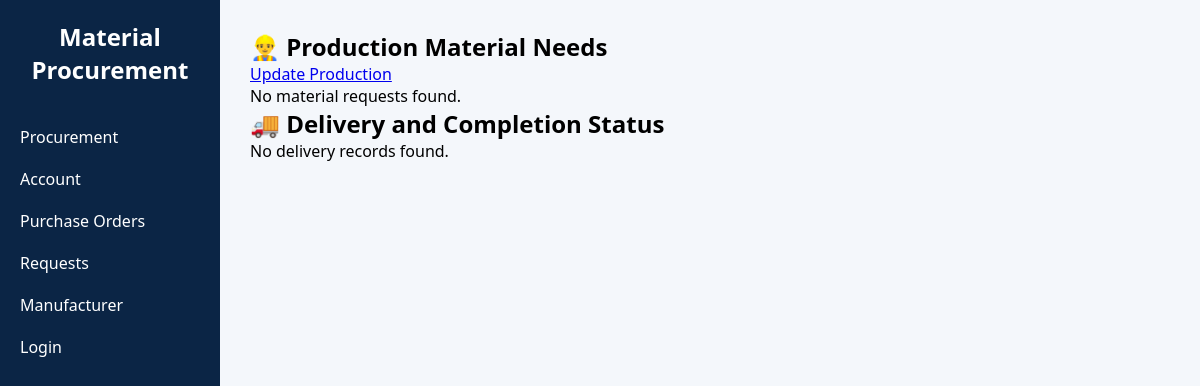
/manufacturer-dashboard/ (signed in), run on an earlier commit of the app's database.
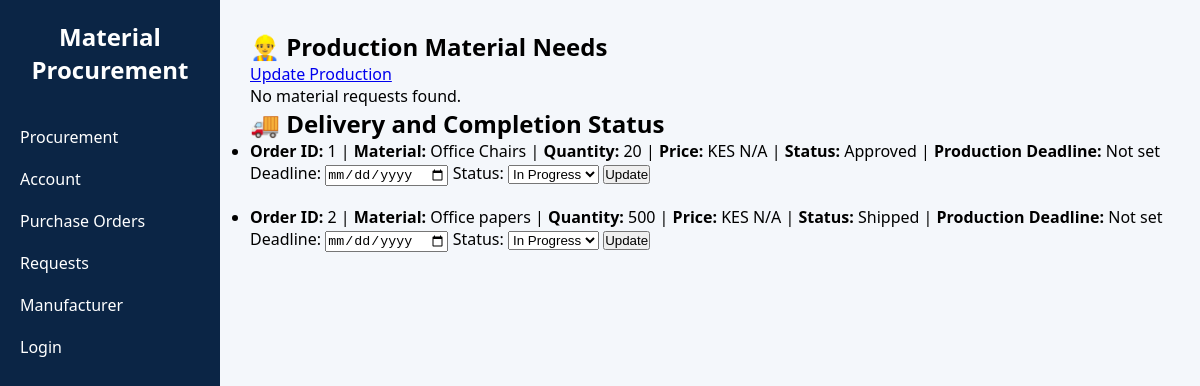
And on a later commit of the database.
### procurement/models.py (models this page shows, shortened)
class PurchaseOrder(models.Model):
    ORDER_STATUS = [
        ('pending', 'Pending'),
        ('approved', 'Approved'),
        ('shipped', 'Shipped'),
    ]
    item_name = models.CharField(max_length=100)
    quantity = models.PositiveIntegerField()
    supplier = models.ForeignKey(User, on_delete=models.SET_NULL, null=True, blank=True)
    status = models.CharField(max_length=10, choices=ORDER_STATUS, default='pending')
    order_date = models.DateField(auto_now_add=True)
    purchase_document = models.FileField(upload_to='purchase_docs/', null=True, blank=True)
    class Meta:
        verbose_name = "Purchase Order"
        verbose_name_plural = "Purchase Orders"

### procurement/views.py (the view)
# urls.py: path('manufacturer-dashboard/', procurement_views.manufacturer_dashboard, name='manufacturer_dashboard'),
@login_required
def manufacturer_dashboard(request):
    materials_needed = Request.objects.filter(status='approved')
    deliveries = PurchaseOrder.objects.all()
    updates = ProductionUpdate.objects.filter(manufacturer=request.user)
    return render(request, 'manufacturer_dashboard.html', {
        'materials_needed': materials_needed,
        'deliveries': deliveries,
        'updates': updates,
    })

### procurement/templates/manufacturer_dashboard.html (shortened to what this page needs)
{% extends 'base.html' %}
{% load static %}
{% block content %}
<div class="manufacturer-dashboard">
  <h2>👷‍♂️ Production Material Needs</h2>
  <a href="{% url 'update_production' %}" class="btn-update"> Update Production</a>
  {% if materials_needed %}
    <ul class="materials-list">
      {% for item in materials_needed %}
        <li>
          <strong>Request ID:</strong> {{ item.id }} |
          <strong>Material:</strong> {{ item.item_name }} |
          <strong>Quantity:</strong> {{ item.quantity }} units |
          <strong>Required By:</strong> {{ item.required_by|default:"N/A" }}
        </li>
      {% endfor %}
    </ul>
  {% else %}
    <p>No material requests found.</p>
  {% endif %}
  <h2>🚚 Delivery and Completion Status</h2>
  {% if deliveries %}
    <ul class="delivery-list">
      {% for order in deliveries %}
        <li style="margin-bottom: 20px;">
          <strong>Order ID:</strong> {{ order.id }} |
          <strong>Material:</strong> {{ order.item_name }} |
          <strong>Quantity:</strong> {{ order.quantity }} |
          <strong>Price:</strong> KES {{ order.price|default:"N/A" }} |
          <strong>Status:</strong> {{ order.status|title }} |
          <strong>Production Deadline:</strong> {{ order.productionupdate.production_deadline|default:"Not set" }}
          <form method="post" action="{% url 'update_production_status' order.id %}" class="production-form">
            <label for="deadline_{{ order.id }}">Deadline:</label>
            <input type="date" name="deadline" id="deadline_{{ order.id }}" required>
            <label for="status_{{ order.id }}">Status:</label>
            <select name="status" id="status_{{ order.id }}">
              <option value="in_progress">In Progress</option>
            </select>
            <button type="submit">Update</button>
          </form>
        </li>
      {% endfor %}
    </ul>
  {% else %}
    <p>No delivery records found.</p>
  {% endif %}
</div>
{% endblock %}

### procurement/templates/base.html (shortened to what this page needs)
{% load static %}
<!DOCTYPE html>
<html lang="en">
<head>
  <link rel="stylesheet" href="{% static 'css/dashboard.css' %}">
</head>
<body>
  <div class="container">
    <aside class="sidebar">
      <h2 class="logo">Material Procurement</h2>
      <nav>
        <ul>
          <li><a href="{% url 'dashboard' %}">Procurement</a></li>
          <li><a href="{% url 'account_list' %}">Account</a></li>
          <li><a href="{% url 'purchase_order_list' %}">Purchase Orders</a></li>
          <li><a href="{% url 'request_list' %}">Requests</a></li>
          <li><a href="{% url 'manufacturer_dashboard' %}">Manufacturer</a></li>
          <li><a href="{% url 'login' %}">Login</a></li>
        </ul>
      </nav>
    </aside>
    <main class="main-content">
      {% block content %}{% endblock %}
    </main>
  </div>
</body>
</html>

### procurement/static/css/dashboard.css (style rules this page uses)
* { margin: 0; padding: 0; box-sizing: border-box; }
body, html { height: 100%; font-family: 'Segoe UI', Tahoma, Geneva, Verdana, sans-serif; }
.container { display: flex; height: 100vh; }
.sidebar { background-color: #0b2545; color: #fff; width: 220px; padding: 20px; flex-shrink: 0; display: flex; flex-direction: column; gap: 40px; }
.sidebar .logo { font-size: 24px; font-weight: bold; text-align: center; }
.sidebar nav ul { list-style: none; display: flex; flex-direction: column; gap: 20px; }
.sidebar nav ul li a { color: #fff; text-decoration: none; font-size: 16px; transition: 0.3s ease; }
.main-content { flex: 1; padding: 30px; background-color: #f4f7fb; }

What changed in the data, as far as the page shows it:
added PurchaseOrder: id "1", item_name "Office Chairs", quantity "20", price "N/A", status "Approved", productionupdate.production_deadline "Not set", status "In Progress"
added PurchaseOrder: id "2", item_name "Office papers", quantity "500", price "N/A", status "Shipped", productionupdate.production_deadline "Not set", status "In Progress"
Also different on the page:
text no longer shown: "No delivery records found."
